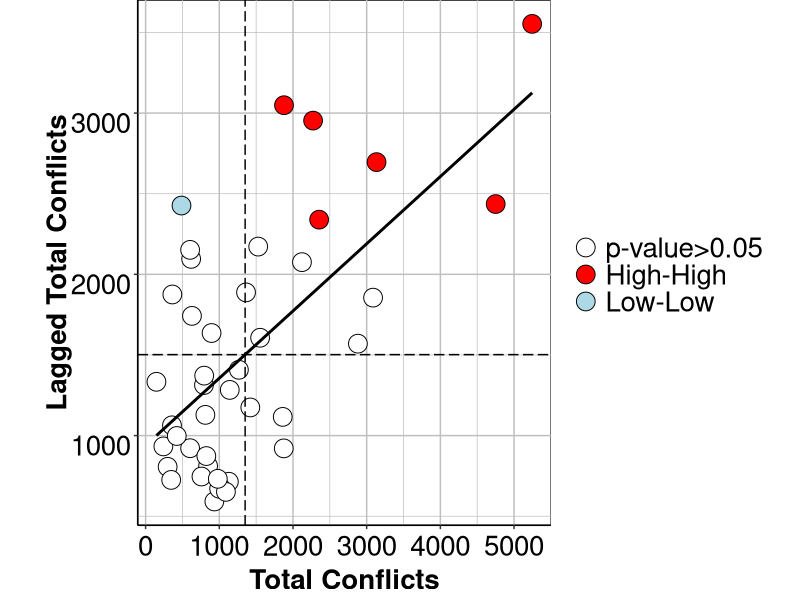

Write R code to recreate this figure.
## ---- chunk 1
library(spdep)
library(ggplot2)
library(grid)
## ---- chunk 2
data(afcon)
varofint <- afcon$totcon
listw <- nb2listw(paper.nb) #neigh. relations
varlag <- lag.listw(listw, varofint)
var.name <- "Total Conflicts"
m.varofint <- mean(varofint)
m.varlag <- mean(varlag)
lisa <- localmoran(varofint, listw)

df <- as.data.frame(cbind(area=c(seq(1,length(varofint),by=1)),varofint,varlag,m.varofint,m.varlag))
df$sector <- c(rep(0,length(varofint)))
significance <- 0.05
vec <- ifelse(lisa[,5] < significance, 1,0)
df$sector[df$varofint>=df$m.varofint & df$varlag>=df$m.varlag]  <- 1
df$sector[df$varofint<df$m.varofint & df$varlag<df$m.varlag]  <- 2
df$sector[df$varofint<df$m.varofint & df$varlag>=df$m.varlag]  <- 3
df$sector[df$varofint>=df$m.varofint & df$varlag<df$m.varlag]  <- 4

df$sec.data <- df$sector*vec

df$sector.col[df$sec.data==1] <- "red"
df$sector.col[df$sec.data==2] <- "blue"
df$sector.col[df$sec.data==3] <- "lightblue"
df$sector.col[df$sec.data==4] <- "pink"
df$sector.col[df$sec.data==0] <- "white"

df$sizevar <- abs(varofint-varlag)
df$sizevar <- factor(df$sizevar>0.1)
df$FILL <- factor(df$sec.data+1)
df$BORDER <- factor(df$sector.col)

p <- ggplot(df, aes(varofint, varlag))
p +geom_point(aes(  fill=df$FILL),colour="black",size=6,shape=21)+
  scale_colour_manual(name="",values = c("1"="red", "2"="blue","3"="lightblue","4"="pink"), guide=F)+
  scale_fill_manual(name="",values = c("1"="white", "2"="red", "3"="blue","4"="lightblue","5"="pink"),labels = c("p-value>0.05", "High-High", "Low-Low","Low-High","High-Low"))+
  scale_x_continuous(name=var.name)+
  scale_y_continuous(name=paste("Lagged",var.name))+
  theme(axis.line=element_line(color="black"),
        axis.title.x=element_text(size=20,face="bold",vjust=0.1),
        axis.title.y=element_text(size=20,face="bold",vjust=0.1),
        axis.text= element_text(colour="black", size=20, angle=0,face = "plain"),
        plot.margin=unit(c(0,1.5,0.5,2),"lines"),
        panel.background=element_rect(fill="white",colour="black"),
        panel.grid=element_line(colour="grey"),
        axis.text.x  = element_text(hjust=.5, vjust=.5),
        axis.text.y  = element_text(hjust=1, vjust=1),
        strip.text.x  = element_text(size = 20, colour ="black", angle = 0),
        plot.title= element_text(size=20))+
  stat_smooth(method="lm",se=F,colour="black", size=1)+
  geom_vline(xintercept=m.varofint,colour="black",linetype="longdash")+
  geom_hline(yintercept=m.varlag,colour="black",linetype="longdash")+
  theme(legend.background =element_rect("white"))+
  theme(legend.key=element_rect("white",colour="white"),
        legend.text =element_text(size=20))
